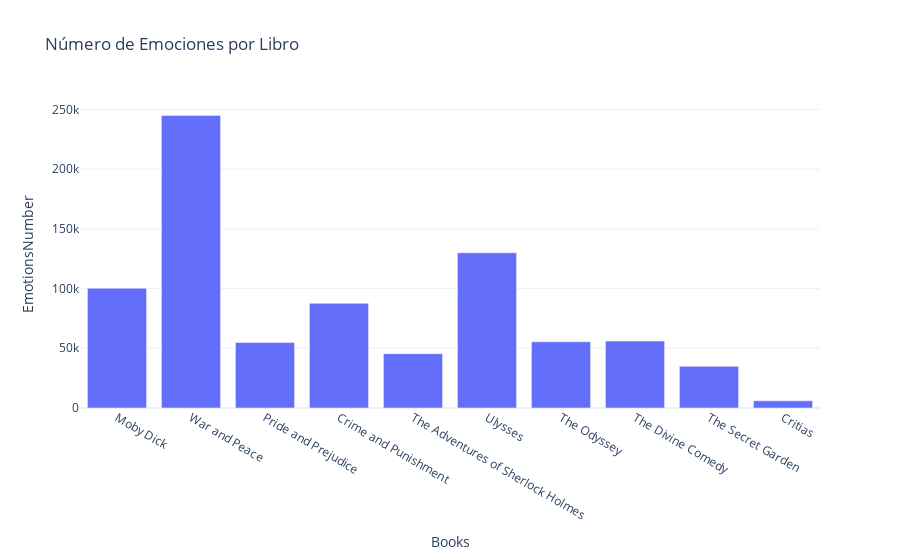

Source (notebook cell):
### Markdown cell above
A continuación, se muestra el número de emociones encontradas en el lexicón extendido para cada uno de los libros. Se puede apreciar que el libro donde se encontró más emociones fue *'War and Peace'* con un total aproximado de 250 mil, segido de *'Ulyses'* y *'Moby Dick'*, con 130 mil y 100 mil, respectivamente. El libro en el que menor cantidad de emociones fue *'Critias'* con solamente 6 mil.

### Code cell
px.bar(pd.DataFrame({'Books':books_emotions.keys(), 'EmotionsNumber':words_by_book}),
       x='Books', y='EmotionsNumber', title="Número de Emociones por Libro", 
       template = "plotly_white")

### Figure 1 — Plotly figure (JSON) as saved in the notebook; plotly's stock layout.template omitted (floating-point values rounded to 4 significant figures)
{"data": [{"alignmentgroup": "True", "hovertemplate": "Books=%{x}<br>EmotionsNumber=%{y}<extra></extra>", "legendgroup": "", "marker": {"color": "#636efa", "pattern": {"shape": ""}}, "name": "", "offsetgroup": "", "orientation": "v", "showlegend": false, "textposition": "auto", "type": "bar", "x": ["Moby Dick", "War and Peace", "Pride and Prejudice", "Crime and Punishment", "The Adventures of Sherlock Holmes", "Ulysses", "The Odyssey", "The Divine Comedy", "The Secret Garden", "Critias"], "xaxis": "x", "y": [100254, 245003, 54871, 87649, 45529, 129987, 55454, 56086, 34863, 6021], "yaxis": "y"}], "layout": {"barmode": "relative", "legend": {"tracegroupgap": 0}, "title": {"text": "Número de Emociones por Libro"}, "xaxis": {"anchor": "y", "domain": [0, 1], "title": {"text": "Books"}}, "yaxis": {"anchor": "x", "domain": [0, 1], "title": {"text": "EmotionsNumber"}}}}
